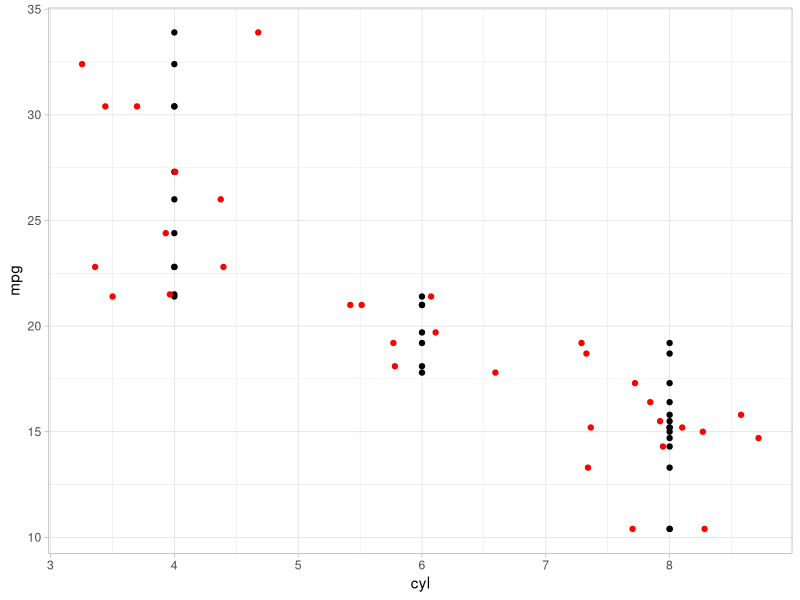
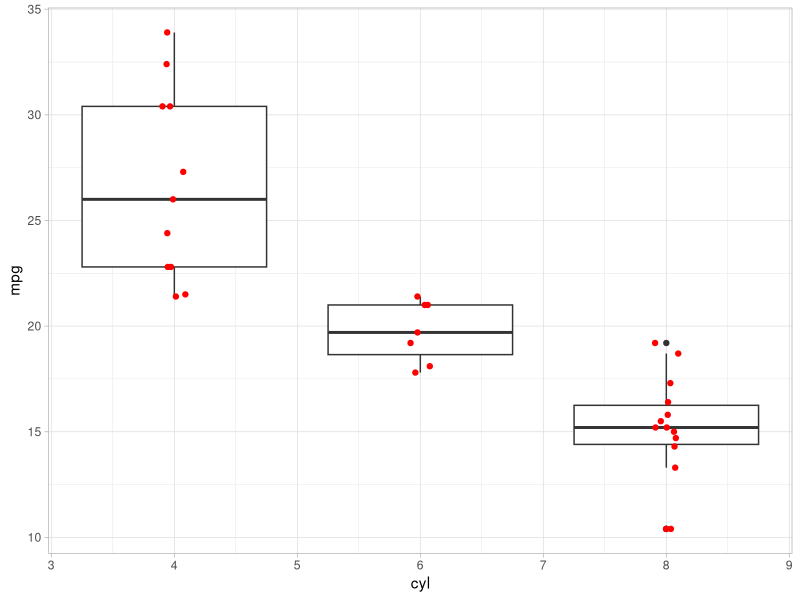

The R script that drew these images, in order:
## Simple jitter by Kevin

# Ensure your working directory+file path for gap minder is set up properly,
# and install the following packages if they are not installed already:
library(tidyverse); theme_set(theme_light())
library(scales)

# Let's start with a very simple geom_jitter, but first, need a reason to use it...
# Let's try plotting mtcars's data, specifically the mpg by the number of cylinders:

mtcars %>%
  ggplot(aes(x = cyl, y = mpg)) + 
  geom_point() +
  geom_jitter(color="red", width = 0.75, height=0)

# Add a boxplot underneath!
set.seed(12)
mtcars %>%
  ggplot(aes(x = cyl, y = mpg)) + 
  geom_boxplot(aes(group = cyl)) +
  geom_jitter(color="red", width = 0.1, height=0)

# Another way of doing a similar thing: set position = position_jitterdodge(width=0.75, height=0)
